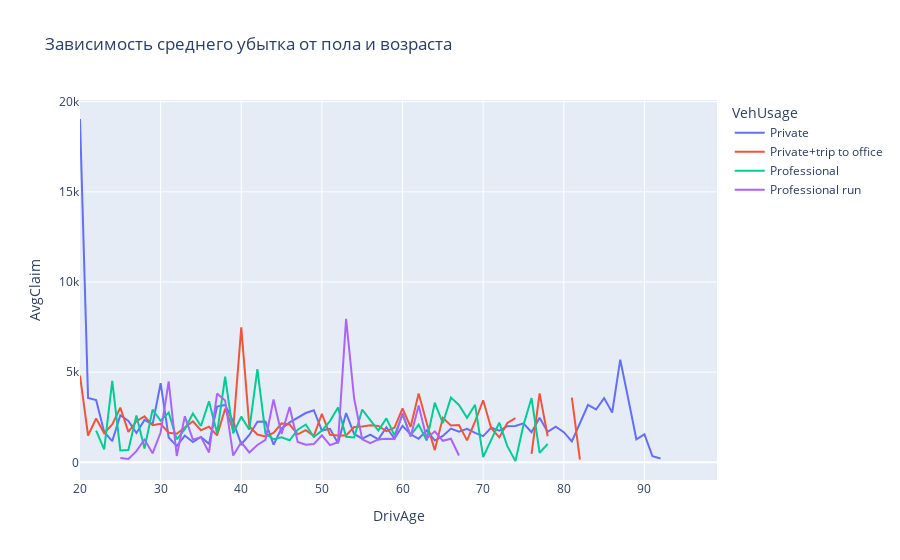

The notebook cell this image was saved under:
### Code cell
fig = px.line(df_group_VehUsage_Age, x='DrivAge', y='AvgClaim', color='VehUsage', title='Зависимость среднего убытка от пола и возраста')
fig.show()

### Figure 1 — Plotly figure (JSON) as saved in the notebook; plotly's stock layout.template omitted (floating-point values rounded to 4 significant figures)
{"data": [{"hovertemplate": "VehUsage=Private<br>DrivAge=%{x}<br>AvgClaim=%{y}<extra></extra>", "legendgroup": "Private", "line": {"color": "#636efa", "dash": "solid"}, "mode": "lines", "name": "Private", "orientation": "v", "showlegend": true, "type": "scatter", "x": [20, 21, 22, 23, 24, 25, 26, 27, 28, 29, 30, 31, 32, 33, 34, 35, 36, 37, 38, 39, 40, 41, 42, 43, 44, 45, 46, 47, 48, 49, 50, 51, 52, 53, 54, 55, 56, 57, 58, 59, 60, 61, 62, 63, 64, 65, 66, 67, 68, 69, 70, 71, 72, 73, 74, 75, 76, 77, 78, 79, 80, 81, 82, 83, 84, 85, 86, 87, 88, 89, 90, 91, 92, 93, 94, 95, 96, 97], "xaxis": "x", "y": [19040.0, 3575.0, 3456.0, 1682.0, 1173.0, 2607.0, 2295.0, 1626.0, 2350.0, 2101.0, 4388.0, 1377.0, 901.0, 1484.0, 1127.0, 1409.0, 1023.0, 3096.0, 3184.0, 2260.0, 1000.0, 1514.0, 2254.0, 2260.0, 972.3, 1884.0, 2216.0, 2493.0, 2734.0, 2890.0, 1762.0, 1858.0, 1062.0, 2734.0, 1571.0, 1317.0, 1531.0, 1275.0, 1947.0, 1304.0, 2026.0, 1552.0, 1303.0, 1771.0, 1208.0, 1465.0, 1870.0, 1696.0, 1862.0, 1636.0, 1450.0, 1922.0, 1751.0, 2000.0, 2015.0, 2164.0, 1667.0, 2476.0, 1686.0, 1978.0, 1670.0, 1165.0, 2148.0, 3180.0, 2930.0, 3561.0, 2763.0, 5691.0, 3508.0, 1276.0, 1553.0, 334.7, 210.6, null, 12440.0, null, null, null], "yaxis": "y"}, {"hovertemplate": "VehUsage=Private+trip to office<br>DrivAge=%{x}<br>AvgClaim=%{y}<extra></extra>", "legendgroup": "Private+trip to office", "line": {"color": "#EF553B", "dash": "solid"}, "mode": "lines", "name": "Private+trip to office", "orientation": "v", "showlegend": true, "type": "scatter", "x": [20, 21, 22, 23, 24, 25, 26, 27, 28, 29, 30, 31, 32, 33, 34, 35, 36, 37, 38, 39, 40, 41, 42, 43, 44, 45, 46, 47, 48, 49, 50, 51, 52, 53, 54, 55, 56, 57, 58, 59, 60, 61, 62, 63, 64, 65, 66, 67, 68, 69, 70, 71, 72, 73, 74, 75, 76, 77, 78, 79, 80, 81, 82, 83, 84, 85, 86, 88, 89, 90, 97, 98, 99], "xaxis": "x", "y": [4809.0, 1487.0, 2432.0, 1610.0, 2106.0, 3030.0, 1690.0, 2277.0, 2551.0, 2061.0, 2139.0, 1637.0, 1585.0, 1941.0, 2276.0, 1780.0, 1975.0, 1491.0, 2971.0, 1809.0, 7481.0, 1983.0, 1542.0, 1436.0, 1633.0, 2157.0, 2096.0, 1550.0, 1784.0, 1466.0, 2686.0, 1526.0, 1481.0, 1489.0, 1958.0, 1988.0, 2054.0, 2017.0, 1723.0, 1920.0, 2986.0, 1961.0, 3818.0, 2178.0, 677.2, 2466.0, 2037.0, 2069.0, 1216.0, 2266.0, 3441.0, 1889.0, 1382.0, 2184.0, 2452.0, null, 467.6, 3823.0, 1445.0, null, null, 3593.0, 153.9, null, 80.32, null, null, null, null, null, null, null, null], "yaxis": "y"}, {"hovertemplate": "VehUsage=Professional<br>DrivAge=%{x}<br>AvgClaim=%{y}<extra></extra>", "legendgroup": "Professional", "line": {"color": "#00cc96", "dash": "solid"}, "mode": "lines", "name": "Professional", "orientation": "v", "showlegend": true, "type": "scatter", "x": [20, 21, 22, 23, 24, 25, 26, 27, 28, 29, 30, 31, 32, 33, 34, 35, 36, 37, 38, 39, 40, 41, 42, 43, 44, 45, 46, 47, 48, 49, 50, 51, 52, 53, 54, 55, 56, 57, 58, 59, 60, 61, 62, 63, 64, 65, 66, 67, 68, 69, 70, 71, 72, 73, 74, 75, 76, 77, 78, 79, 80, 81, 82, 83, 84, 85, 86, 88, 93], "xaxis": "x", "y": [null, null, 1758.0, 714.7, 4520.0, 653.8, 685.6, 2590.0, 768.1, 2921.0, 2304.0, 2755.0, 1277.0, 1836.0, 2708.0, 2017.0, 3387.0, 1610.0, 4745.0, 1603.0, 2535.0, 1811.0, 5169.0, 1594.0, 1279.0, 1385.0, 1223.0, 1809.0, 2095.0, 1397.0, 1759.0, 2287.0, 3034.0, 1413.0, 1377.0, 2926.0, 2336.0, 1760.0, 2438.0, 1493.0, 2638.0, 1494.0, 2090.0, 1203.0, 3307.0, 2166.0, 3590.0, 3180.0, 2471.0, 3188.0, 294.1, 1237.0, 2202.0, 898.3, 72.82, 2069.0, 3564.0, 531.6, 1018.0, null, null, null, null, 2065.0, null, null, null, null, 8429.0], "yaxis": "y"}, {"hovertemplate": "VehUsage=Professional run<br>DrivAge=%{x}<br>AvgClaim=%{y}<extra></extra>", "legendgroup": "Professional run", "line": {"color": "#ab63fa", "dash": "solid"}, "mode": "lines", "name": "Professional run", "orientation": "v", "showlegend": true, "type": "scatter", "x": [20, 21, 22, 23, 24, 25, 26, 27, 28, 29, 30, 31, 32, 33, 34, 35, 36, 37, 38, 39, 40, 41, 42, 43, 44, 45, 46, 47, 48, 49, 50, 51, 52, 53, 54, 55, 56, 57, 58, 59, 60, 61, 62, 63, 64, 65, 66, 67, 68, 69, 70, 71, 72, 74, 75, 77, 78, 79, 80, 81, 82], "xaxis": "x", "y": [null, null, null, null, null, 243.5, 189.2, 617.0, 1265.0, 501.4, 1652.0, 4481.0, 350.2, 2552.0, 1259.0, 1397.0, 547.5, 3812.0, 3429.0, 373.2, 1109.0, 545.9, 962.6, 1250.0, 3480.0, 1569.0, 3063.0, 1124.0, 979.3, 1020.0, 1500.0, 950.7, 1117.0, 7960.0, 3538.0, 1274.0, 1063.0, 1269.0, 1307.0, 1296.0, 2734.0, 1423.0, 3153.0, 1327.0, 1717.0, 1193.0, 1306.0, 377.5, null, null, null, null, null, null, null, null, null, null, 376.3, null, null], "yaxis": "y"}], "layout": {"legend": {"title": {"text": "VehUsage"}, "tracegroupgap": 0}, "title": {"text": "Зависимость среднего убытка от пола и возраста"}, "xaxis": {"anchor": "y", "domain": [0, 1], "title": {"text": "DrivAge"}}, "yaxis": {"anchor": "x", "domain": [0, 1], "title": {"text": "AvgClaim"}}}}
